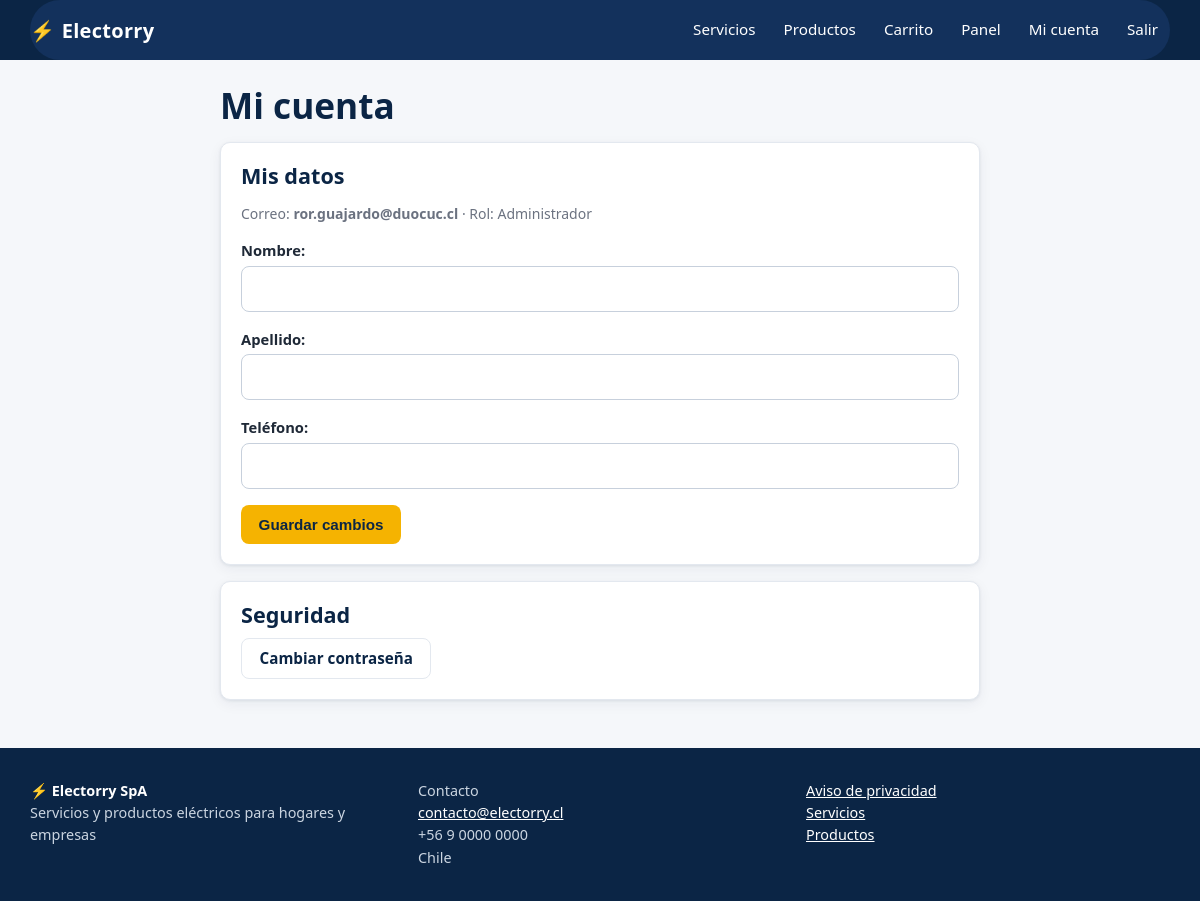
/cuenta/perfil/ (signed in), run on the app's committed database.
### apps/usuarios/models.py (models this page shows, shortened)
class Usuario(AbstractUser):
    username = None
    email = models.EmailField("correo electrónico", unique=True)
    telefono = models.CharField("teléfono", max_length=20, blank=True)
    rol = models.CharField(max_length=10, choices=Rol.choices, default=Rol.CLIENTE, db_index=True)
    acepta_privacidad = models.BooleanField("acepta aviso de privacidad", default=False)
    fecha_privacidad = models.DateTimeField(null=True, blank=True)
    anonimizado = models.BooleanField(default=False)
    USERNAME_FIELD = "email"
    REQUIRED_FIELDS = []
    objects = UsuarioManager()
    class Meta:
        ordering = ["last_name", "first_name"]
        verbose_name = "usuario"
        verbose_name_plural = "usuarios"
    @property
    def es_cliente(self):
        return self.rol == Rol.CLIENTE
    @property
    def es_personal(self):
        return self.rol in (Rol.ADMIN, Rol.INTERNO)

### apps/usuarios/views.py (the view, shortened to what this page needs)
# urls.py: path("perfil/", views.perfil, name="perfil"),
@login_required
def perfil(request):
    form = PerfilForm(request.POST or None, instance=request.user, prefix="perfil")
    return render(request, "usuarios/perfil.html", {"form": form})

### apps/usuarios/forms.py
class PerfilForm(forms.ModelForm):
    class Meta:
        model = Usuario
        fields = ["first_name", "last_name", "telefono"]
        labels = {"first_name": "Nombre", "last_name": "Apellido", "telefono": "Teléfono"}
    def __init__(self, *args, **kwargs):
        super().__init__(*args, **kwargs)
        self.fields["first_name"].required = True
        self.fields["last_name"].required = True
        self.fields["telefono"].validators.append(validar_telefono)

### apps/core/context_processors.py (called while the page is built)
def sitio(request):
    carrito_items = 0
    carrito = request.session.get("carrito") if hasattr(request, "session") else None
    if carrito:
        carrito_items = sum(int(c) for c in carrito.values())
    return {
        "EMPRESA": settings.EMPRESA,
        "IVA": settings.IVA_PORCENTAJE,
        "carrito_items": carrito_items,
    }

### templates/usuarios/perfil.html (shortened to what this page needs)
{% extends "base.html" %}
{% block content %}
<div class="medium stack">
  <h1>Mi cuenta</h1>
  <div class="card">
    <h2>Mis datos</h2>
    <p class="muted small">Correo: <strong>{{ user.email }}</strong> · Rol: {{ user.get_rol_display }}</p>
    <form method="post" class="form" novalidate>{% csrf_token %}{% include "partials/form.html" %}<div><button class="btn" type="submit">Guardar cambios</button></div></form>
  </div>
  <div class="card">
    <h2>Seguridad</h2>
    <a class="btn ghost" href="{% url 'usuarios:cambiar_password' %}">Cambiar contraseña</a>
  </div>
</div>
{% endblock %}

### templates/base.html (shortened to what this page needs)
{% load static electorry %}<!doctype html>
<html lang="es">
<head>
  <link rel="stylesheet" href="{% static 'css/app.css' %}">
</head>
<body>
<header class="site-header">
  <div class="container bar" id="barra-navegacion">
    <a class="brand" href="{% url 'core:inicio' %}"><span class="bolt">⚡</span> Electorry</a>
    <nav class="nav" aria-label="Principal">
      <a href="{% url 'catalogo:lista' %}">Servicios</a>
      <a href="{% url 'tienda:lista' %}">Productos</a>
      <a href="{% url 'tienda:carrito' %}">Carrito{% if carrito_items %}<span class="badge-n">{{ carrito_items }}</span>{% endif %}</a>
      {% if user.is_authenticated %}
        {% if user.es_personal %}
          <a href="{% url 'panel:dashboard' %}">Panel</a>
        {% else %}
          <a href="{% url 'solicitudes:mis_solicitudes' %}">Mis solicitudes</a>
          <a href="{% url 'tienda:mis_compras' %}">Mis compras</a>
        {% endif %}
        <a href="{% url 'usuarios:perfil' %}">{{ user.first_name|default:"Mi cuenta" }}</a>
        <form method="post" action="{% url 'usuarios:logout' %}" style="display:inline">{% csrf_token %}<button class="linklike" type="submit" style="color:#fff;padding:.5rem .75rem">Salir</button></form>
      {% else %}
        <a href="{% url 'usuarios:login' %}">Ingresar</a>
        <a class="cta" href="{% url 'usuarios:registro' %}">Crear cuenta</a>
      {% endif %}
    </nav>
  </div>
</header>
<main id="contenido" class="container">
  {% block content %}{% endblock %}
</main>
<footer class="site-footer">
  <div class="container footer-grid">
    <div><strong style="color:#fff">⚡ {{ EMPRESA.nombre }}</strong><br>{{ EMPRESA.eslogan }}</div>
    <div>Contacto<br><a href="mailto:{{ EMPRESA.email }}">{{ EMPRESA.email }}</a><br>{{ EMPRESA.telefono }}<br>{{ EMPRESA.direccion }}</div>
    <div><a href="{% url 'core:privacidad' %}">Aviso de privacidad</a><br><a href="{% url 'catalogo:lista' %}">Servicios</a><br><a href="{% url 'tienda:lista' %}">Productos</a></div>
  </div>
</footer>
</body>
</html>

### static/css/app.css (style rules this page uses)
:root { --navy: #0b2545; --navy-2: #13315c; --amber: #f5b301; --amber-d: #d99a00; --ink: #1f2937; --muted: #6b7280; --bg: #f5f7fa; --card: #fff; --line: #e3e8ef; --ok: #15803d; --ok-bg: #dcfce7; --warn: #a16207; --warn-bg: #fef3c7; --err: #b91c1c; --err-bg: #fee2e2; --info: #1d4ed8; --info-bg: #dbeafe; --radius: 10px; --shadow: 0 1px 3px rgba(11,37,69,.08), 0 4px 14px rgba(11,37,69,.06); }
*, *::before, *::after { box-sizing: border-box; }
html { scroll-behavior: smooth; }
body { margin: 0; font: 16px/1.55 system-ui, -apple-system, "Segoe UI", Roboto, sans-serif; color: var(--ink); background: var(--bg); }
a { color: var(--navy-2); }
h1, h2, h3 { line-height: 1.2; color: var(--navy); margin: 0 0 .6rem; }
h1 { font-size: clamp(1.6rem, 3vw, 2.2rem); }
h2 { font-size: 1.35rem; }
.container { width: min(1140px, 100% - 2rem); margin-inline: auto; }
.muted { color: var(--muted); }
.small { font-size: .875rem; }
.stack > * + * { margin-top: 1rem; }
.site-header { background: var(--navy); color: #fff; position: sticky; top: 0; z-index: 20; }
.site-header a { color: #fff; text-decoration: none; }
.site-header .bar { display: flex; align-items: center; gap: 1rem; min-height: 60px; }
#barra-navegacion { background-color: #13315c; }
.brand { font-weight: 800; font-size: 1.25rem; letter-spacing: .3px; display: flex; align-items: center; gap: .4rem; }
.brand .bolt { color: var(--amber); }
.nav { display: flex; gap: .25rem; align-items: center; margin-left: auto; flex-wrap: wrap; }
.nav a, .nav button.linklike { padding: .5rem .75rem; border-radius: 8px; color: #fff; font-size: .95rem; }
button.linklike { background: none; border: 0; cursor: pointer; font: inherit; }
main { padding: 1.5rem 0 3rem; min-height: 60vh; }
.site-footer { background: var(--navy); color: #cbd5e1; padding: 2rem 0; font-size: .9rem; }
.site-footer a { color: #fff; }
.footer-grid { display: grid; gap: 1.5rem; grid-template-columns: repeat(auto-fit, minmax(220px, 1fr)); }
.card { background: var(--card); border: 1px solid var(--line); border-radius: var(--radius); padding: 1.25rem; box-shadow: var(--shadow); }
.btn { display: inline-block; border: 0; cursor: pointer; background: var(--amber); color: var(--navy); font-weight: 700; padding: .65rem 1.1rem; border-radius: 8px; text-decoration: none; font-size: .95rem; line-height: 1.2; }
.btn.ghost { background: transparent; color: var(--navy); border: 1px solid var(--line); }
.form { display: grid; gap: 1rem; }
.field label { display: block; font-weight: 600; margin-bottom: .25rem; font-size: .92rem; }
.field input:not([type=checkbox]):not([type=radio]):not([type=file]), .field select, .field textarea, .filters input, .filters select { width: 100%; padding: .6rem .75rem; border: 1px solid #c7d0dc; border-radius: 8px; font: inherit; background: #fff; }
.medium { max-width: 760px; margin-inline: auto; }
.bar { background: #eef2f7; border-radius: 99px; height: 12px; overflow: hidden; }

### data on the page
Usuario: first_name "Mi cuenta", email "ror.guajardo@duocuc.cl", rol "Administrador"

### other printed values
{{ field.label_tag }} "Nombre:" "Apellido:" "Teléfono:"
{{ EMPRESA.nombre }} "Electorry SpA"
{{ EMPRESA.eslogan }} "Servicios y productos eléctricos para hogares y empresas"
{{ EMPRESA.email }} "contacto@electorry.cl"
{{ EMPRESA.telefono }} "+56 9 0000 0000"
{{ EMPRESA.direccion }} "Chile"
